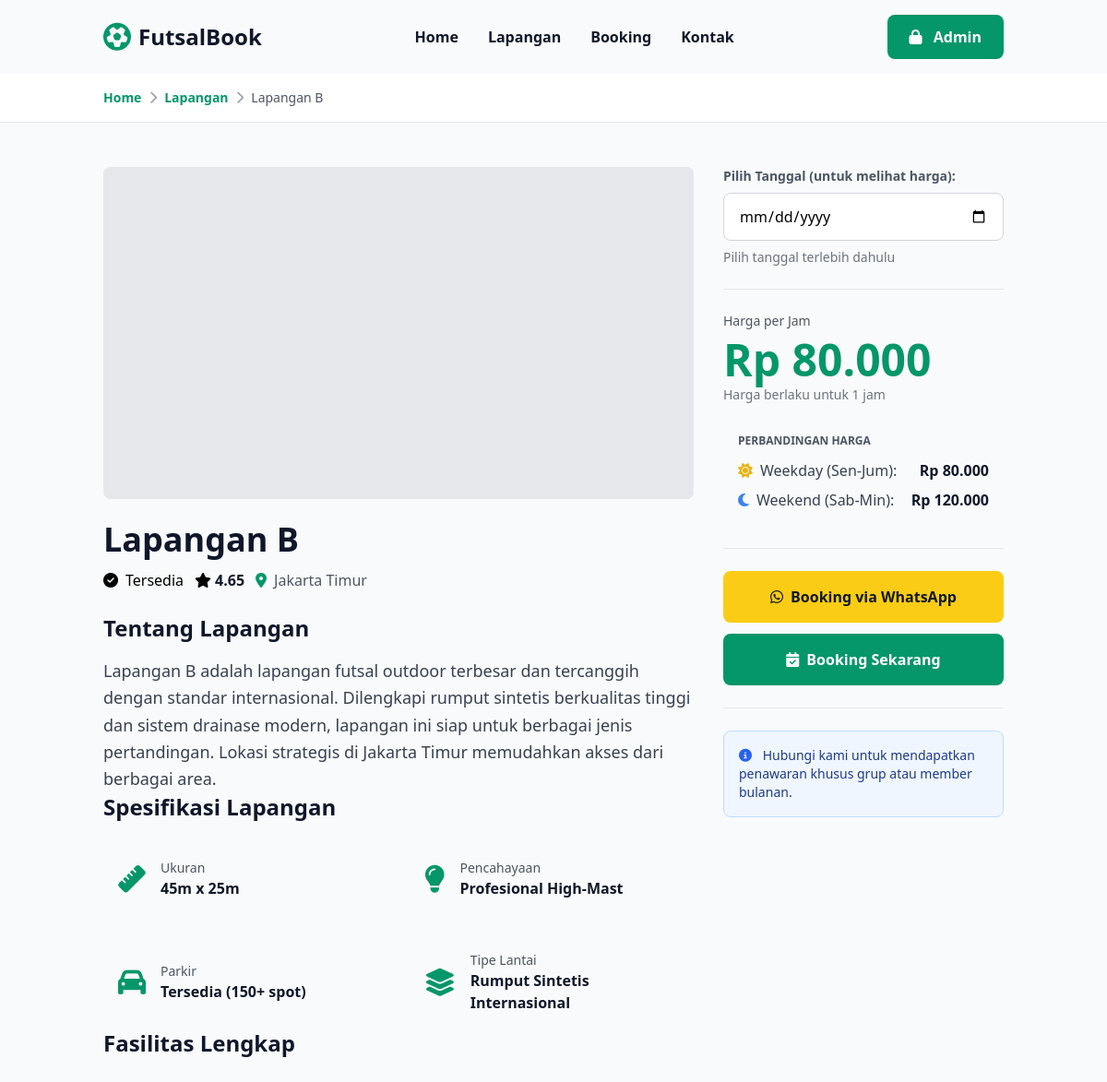
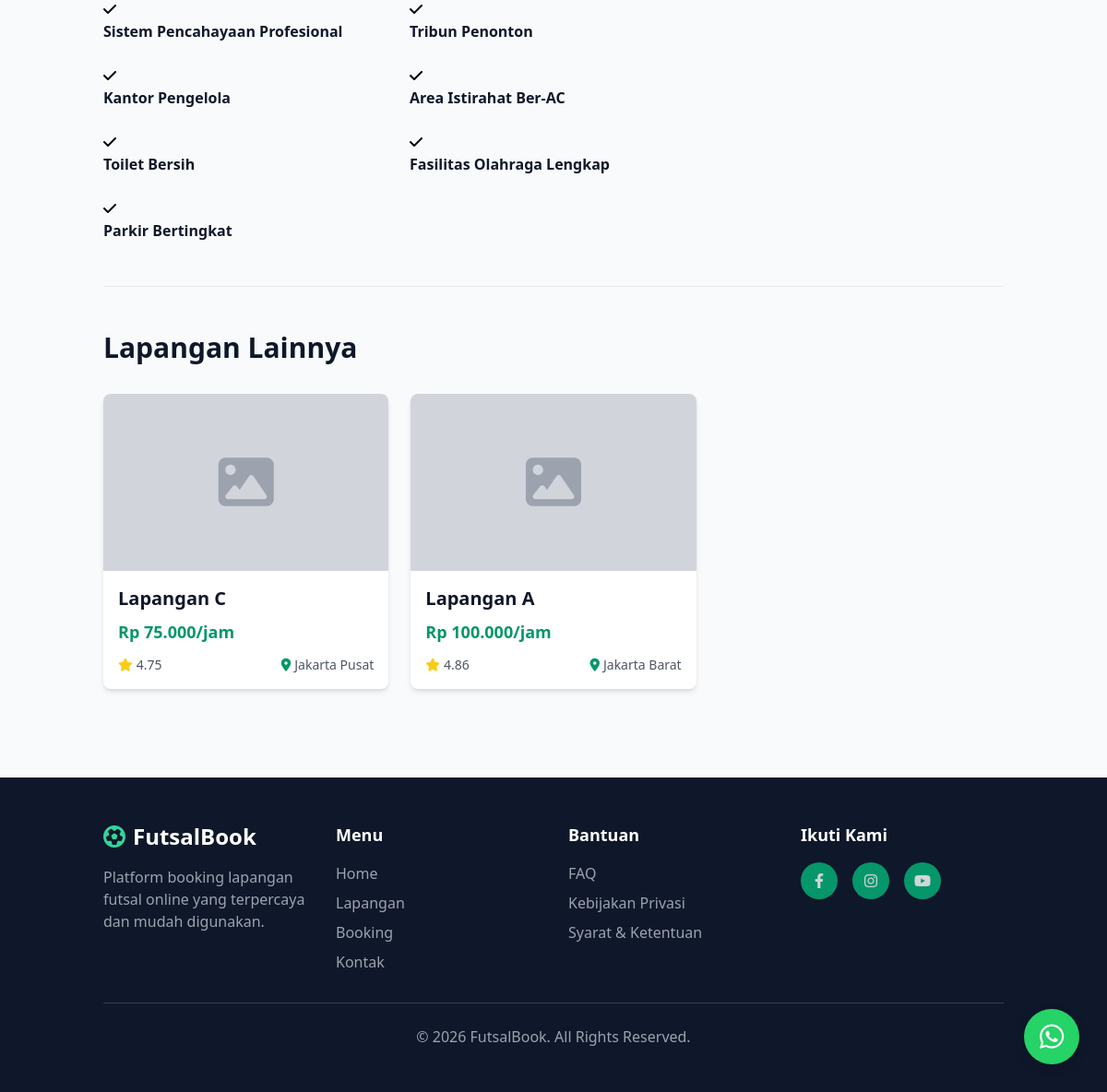
The app's page /detail-lapangan.php?id=2 with its own data (2 pictures, top to bottom).
### tables this page shows
CREATE TABLE tb_lapangan (
    id INT PRIMARY KEY AUTO_INCREMENT,
    nama VARCHAR(100) NOT NULL,
    harga INT DEFAULT 0,
    harga_weekend INT DEFAULT 0,
    status ENUM('tersedia', 'maintenance') DEFAULT 'tersedia',
    gambar VARCHAR(255) DEFAULT NULL,
    deskripsi TEXT DEFAULT NULL,
    deskripsi_lengkap TEXT DEFAULT NULL,
    fasilitas TEXT DEFAULT NULL,
    rating DECIMAL(3,2) DEFAULT 4.5,
    lokasi VARCHAR(150) DEFAULT 'Jakarta',
    ukuran VARCHAR(50) DEFAULT '40m x 20m',
    pencahayaan VARCHAR(100) DEFAULT 'Standar',
    parkir VARCHAR(100) DEFAULT 'Tersedia',
    tipe_lantai VARCHAR(100) DEFAULT 'Rumput Sintetis'
);

### detail-lapangan.php (the view, shortened to what the rows shown need)
<?php
require 'config/koneksi.php';
$lapangan_id = isset($_GET['id']) ? (int)$_GET['id'] : 0;
$query = "SELECT * FROM tb_lapangan WHERE id = $lapangan_id";
$result = $conn->query($query);
$lapangan = $result->fetch_assoc();
$query_related = "SELECT * FROM tb_lapangan WHERE id != $lapangan_id ORDER BY RAND() LIMIT 3";
$result_related = $conn->query($query_related);
$related_lapangan = [];
while ($row = $result_related->fetch_assoc()) {
    $related_lapangan[] = $row;
}
?>
<!DOCTYPE html>
<html lang="id">
<head>
    <script src="https://cdn.tailwindcss.com"></script>
    <link rel="stylesheet" href="https://cdnjs.cloudflare.com/ajax/libs/font-awesome/6.4.0/css/all.min.css">
</head>
<body class="bg-gray-50">
    <div class="bg-white border-b border-gray-200">
        <div class="container mx-auto px-6 py-4">
            <div class="flex items-center gap-2 text-sm">
                <a href="index.php" class="text-emerald-600 hover:text-emerald-700 font-semibold">Home</a>
                <i class="fas fa-chevron-right text-gray-400"></i>
                <a href="index.php#lapangan" class="text-emerald-600 hover:text-emerald-700 font-semibold">Lapangan</a>
                <i class="fas fa-chevron-right text-gray-400"></i>
                <span class="text-gray-600"><?php echo htmlspecialchars($lapangan['nama']); ?></span>
            </div>
        </div>
    </div>
    <div class="container mx-auto px-6 py-12">
        <div class="grid grid-cols-1 md:grid-cols-3 gap-8 mb-12">
            <div class="md:col-span-2">
                <div class="mb-6">
                    <h1 class="text-4xl font-bold text-slate-900 mb-3"><?php echo htmlspecialchars($lapangan['nama']); ?></h1>
                    <div class="flex flex-wrap gap-3 items-center">
                        <?php
                            if ($lapangan['status'] === 'tersedia') {
                                echo '<span class="badge-status badge-tersedia">
                                        <i class="fas fa-check-circle mr-2"></i>Tersedia
                                    </span>';
                            } else {
                                echo '<span class="badge-status badge-maintenance">
                                        <i class="fas fa-exclamation-circle mr-2"></i>Maintenance
                                    </span>';
                            }
                        ?>
                        <div class="flex items-center gap-1">
                            <i class="fas fa-star rating-star"></i>
                            <span class="font-semibold text-slate-900"><?php echo $lapangan['rating']; ?></span>
                        </div>
                        <span class="text-gray-600">
                            <i class="fas fa-map-marker-alt text-emerald-600 mr-2"></i><?php echo htmlspecialchars($lapangan['lokasi']); ?>
                        </span>
                    </div>
                </div>
                <div class="detail-section">
                    <h2 class="text-2xl font-bold text-slate-900 mb-4">Tentang Lapangan</h2>
                    <p class="text-gray-700 leading-relaxed text-lg"><?php echo htmlspecialchars($lapangan['deskripsi_lengkap']); ?></p>
                </div>
                <div class="detail-section">
                    <h2 class="text-2xl font-bold text-slate-900 mb-6">Spesifikasi Lapangan</h2>
                    <div class="grid grid-cols-1 md:grid-cols-2 gap-6">
                        <div class="flex items-center gap-4 p-4 bg-gray-50 rounded-lg">
                            <div>
                                <p class="text-gray-600 text-sm">Ukuran</p>
                                <p class="font-bold text-slate-900"><?php echo htmlspecialchars($lapangan['ukuran']); ?></p>
                            </div>
                        </div>
                        <div class="flex items-center gap-4 p-4 bg-gray-50 rounded-lg">
                            <div>
                                <p class="text-gray-600 text-sm">Pencahayaan</p>
                                <p class="font-bold text-slate-900"><?php echo htmlspecialchars($lapangan['pencahayaan']); ?></p>
                            </div>
                        </div>
                        <div class="flex items-center gap-4 p-4 bg-gray-50 rounded-lg">
                            <div>
                                <p class="text-gray-600 text-sm">Parkir</p>
                                <p class="font-bold text-slate-900"><?php echo htmlspecialchars($lapangan['parkir']); ?></p>
                            </div>
                        </div>
                        <div class="flex items-center gap-4 p-4 bg-gray-50 rounded-lg">
                            <div>
                                <p class="text-gray-600 text-sm">Tipe Lantai</p>
                                <p class="font-bold text-slate-900"><?php echo htmlspecialchars($lapangan['tipe_lantai']); ?></p>
                            </div>
                        </div>
                    </div>
                </div>
                <div class="detail-section">
                    <h2 class="text-2xl font-bold text-slate-900 mb-6">Fasilitas Lengkap</h2>
                    <div class="grid grid-cols-1 md:grid-cols-2 gap-6">
                        <?php
                            $fasilitas_list = explode(',', $lapangan['fasilitas']);
                            foreach ($fasilitas_list as $fasilitas):
                                $fasilitas = trim($fasilitas);
                        ?>
                            <div class="facility-item">
                                <div class="facility-icon">
                                    <i class="fas fa-check"></i>
                                </div>
                                <div>
                                    <p class="text-slate-900 font-semibold"><?php echo htmlspecialchars($fasilitas); ?></p>
                                </div>
                            </div>
                        <?php endforeach; ?>
                    </div>
                </div>
            </div>
            <div>
                <div class="detail-section sticky top-24">
                    <div>
                        <p class="text-gray-600 text-sm mb-2">Harga per Jam</p>
                        <p id="currentPrice" class="text-5xl font-bold text-emerald-600 mb-1">
                            Rp <?php echo number_format($lapangan['harga'], 0, ',', '.'); ?>
                        </p>
                        <p class="text-gray-500 text-sm mb-4">Harga berlaku untuk 1 jam</p>
                        <div class="bg-gray-50 rounded-lg p-4 mb-4">
                            <p class="text-xs text-gray-600 font-semibold mb-3">PERBANDINGAN HARGA</p>
                            <div class="space-y-2">
                                <div class="flex justify-between items-center">
                                    <span class="text-gray-700">
                                        <i class="fas fa-sun text-yellow-500 mr-2"></i>Weekday (Sen-Jum):
                                    </span>
                                    <span class="font-bold text-slate-900">Rp <?php echo number_format($lapangan['harga'], 0, ',', '.'); ?></span>
                                </div>
                                <div class="flex justify-between items-center">
                                    <span class="text-gray-700">
                                        <i class="fas fa-moon text-blue-500 mr-2"></i>Weekend (Sab-Min):
                                    </span>
                                    <span class="font-bold text-slate-900">Rp <?php echo number_format($lapangan['harga_weekend'], 0, ',', '.'); ?></span>
                                </div>
                            </div>
                        </div>
                    </div>
                </div>
            </div>
        </div>
        <?php if (count($related_lapangan) > 0): ?>
            <div class="border-t border-gray-200 pt-12">
                <h2 class="text-3xl font-bold text-slate-900 mb-8">Lapangan Lainnya</h2>
                <div class="grid grid-cols-1 md:grid-cols-3 gap-6">
                    <?php foreach ($related_lapangan as $related): ?>
                        <a href="detail-lapangan.php?id=<?php echo $related['id']; ?>" class="bg-white rounded-lg shadow-md overflow-hidden hover:shadow-lg transition-all">
                            <div class="h-48 bg-gray-300 flex items-center justify-center">
                                <?php if ($related['gambar']): ?>
                                    <img src="<?php echo htmlspecialchars($related['gambar']); ?>"
                                         alt="<?php echo htmlspecialchars($related['nama']); ?>"
                                         class="w-full h-full object-cover">
                                <?php else: ?>
                                    <i class="fas fa-image text-gray-400 text-6xl"></i>
                                <?php endif; ?>
                            </div>
                            <div class="p-4">
                                <h3 class="text-xl font-bold text-slate-900 mb-2"><?php echo htmlspecialchars($related['nama']); ?></h3>
                                <p class="text-emerald-600 font-bold text-lg mb-3">Rp <?php echo number_format($related['harga'], 0, ',', '.'); ?>/jam</p>
                                <div class="flex items-center justify-between text-sm text-gray-600">
                                    <span><i class="fas fa-star text-yellow-400 mr-1"></i><?php echo $related['rating']; ?></span>
                                    <span><i class="fas fa-map-marker-alt text-emerald-600 mr-1"></i><?php echo htmlspecialchars($related['lokasi']); ?></span>
                                </div>
                            </div>
                        </a>
                    <?php endforeach; ?>
                </div>
            </div>
        <?php endif; ?>
    </div>
</body>
</html>

### records on screen
tb_lapangan: nama "Lapangan B", rating "4.65", lokasi "Jakarta Timur", deskripsi_lengkap "Lapangan B adalah lapangan futsal outdoor terbesar dan tercanggih dengan standar internasional. Dilengkapi rumput sintetis berkualitas tinggi dan sistem drainase modern, lapangan ini siap untuk berbagai jenis pertandingan. Lokasi strategis di Jakarta Timur memudahkan akses dari berbagai area.", ukuran "45m x 25m", pencahayaan "Profesional High-Mast", parkir "Tersedia (150+ spot)", tipe_lantai "Rumput Sintetis Internasional", fasilitas "Sistem Pencahayaan Profesional", fasilitas "Tribun Penonton", fasilitas "Kantor Pengelola", fasilitas "Area Istirahat Ber-AC", fasilitas "Toilet Bersih", fasilitas "Fasilitas Olahraga Lengkap", fasilitas "Parkir Bertingkat", harga "80.000", harga_weekend "120.000"
tb_lapangan: nama "Lapangan C", harga "75.000", rating "4.75", lokasi "Jakarta Pusat"
tb_lapangan: nama "Lapangan A", harga "100.000", rating "4.86", lokasi "Jakarta Barat"
